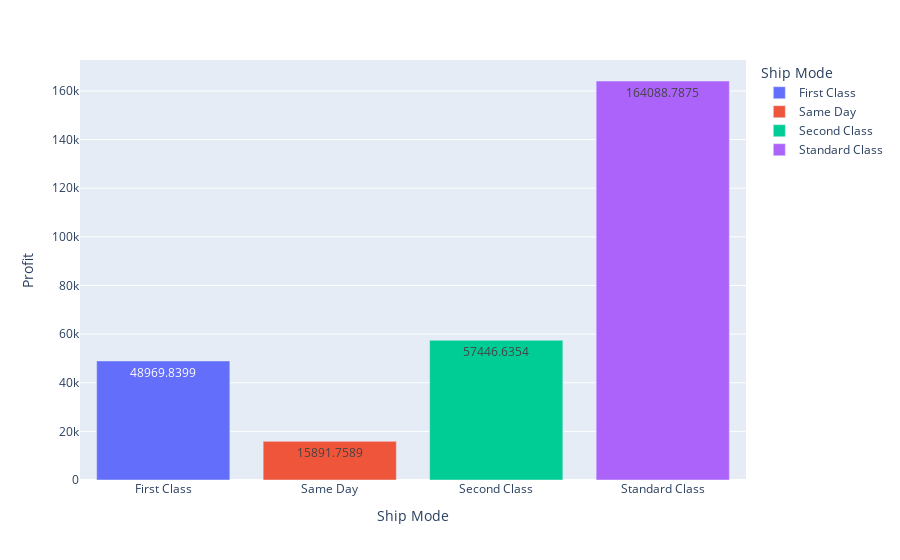

The code cell stored with this chart in its notebook:
### Code cell
px.bar(shippro,x='Ship Mode',y='Profit',color='Ship Mode',text='Profit')

### Figure 1 — Plotly figure (JSON) as saved in the notebook; plotly's stock layout.template omitted (floating-point values rounded to 4 significant figures)
{"data": [{"alignmentgroup": "True", "hovertemplate": "Ship Mode=%{x}<br>Profit=%{text}<extra></extra>", "legendgroup": "First Class", "marker": {"color": "#636efa", "pattern": {"shape": ""}}, "name": "First Class", "offsetgroup": "First Class", "orientation": "v", "showlegend": true, "text": [48970.0], "textposition": "auto", "type": "bar", "x": ["First Class"], "xaxis": "x", "y": [48970.0], "yaxis": "y"}, {"alignmentgroup": "True", "hovertemplate": "Ship Mode=%{x}<br>Profit=%{text}<extra></extra>", "legendgroup": "Same Day", "marker": {"color": "#EF553B", "pattern": {"shape": ""}}, "name": "Same Day", "offsetgroup": "Same Day", "orientation": "v", "showlegend": true, "text": [15890.0], "textposition": "auto", "type": "bar", "x": ["Same Day"], "xaxis": "x", "y": [15890.0], "yaxis": "y"}, {"alignmentgroup": "True", "hovertemplate": "Ship Mode=%{x}<br>Profit=%{text}<extra></extra>", "legendgroup": "Second Class", "marker": {"color": "#00cc96", "pattern": {"shape": ""}}, "name": "Second Class", "offsetgroup": "Second Class", "orientation": "v", "showlegend": true, "text": [57450.0], "textposition": "auto", "type": "bar", "x": ["Second Class"], "xaxis": "x", "y": [57450.0], "yaxis": "y"}, {"alignmentgroup": "True", "hovertemplate": "Ship Mode=%{x}<br>Profit=%{text}<extra></extra>", "legendgroup": "Standard Class", "marker": {"color": "#ab63fa", "pattern": {"shape": ""}}, "name": "Standard Class", "offsetgroup": "Standard Class", "orientation": "v", "showlegend": true, "text": [164100.0], "textposition": "auto", "type": "bar", "x": ["Standard Class"], "xaxis": "x", "y": [164100.0], "yaxis": "y"}], "layout": {"barmode": "relative", "legend": {"title": {"text": "Ship Mode"}, "tracegroupgap": 0}, "margin": {"t": 60}, "xaxis": {"anchor": "y", "categoryarray": ["First Class", "Same Day", "Second Class", "Standard Class"], "categoryorder": "array", "domain": [0, 1], "title": {"text": "Ship Mode"}}, "yaxis": {"anchor": "x", "domain": [0, 1], "title": {"text": "Profit"}}}}
